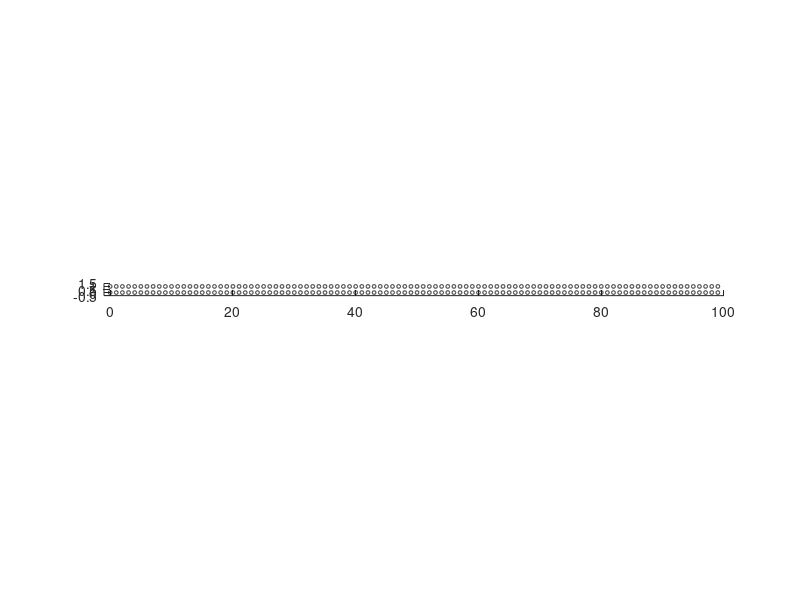

MATLAB code to generate this figure: (Note: this script raises an error after producing the figure.)
%
%
% 
%%%%%%%%%%%%%%%%%%%%%%%%%%%%%%%%%%%%
%
%
%%%%%%%%%%%%%%%%%%%%%%%%%%%%%%%%%%%%
clear all
%% Define parameters

N_L = 100;
L = 2;
N = N_L*L;
d = 1;
R = 0.3*ones(N,1);
cx_0 = d *[0:1:N_L-1]';
cx =[];
for i = 1:L
    cx = [cx; cx_0];
end
cy = [];
for i = 1:L
    cy = [cy; (i-1)*d*ones(N_L,1)];
end

cz = zeros(N,1);
[cx,ind] = sort(cx);
cy = cy(ind);
cz = cz(ind);
c = [cx cy cz];

figure, hold on
t = linspace(0,2*pi);
for n = 1:N
    plot(c(n,1)+R(n)*cos(t), c(n,2)+R(n)*sin(t),'k')  
%     text(c(n,1),c(n,2),num2str(n))
end
daspect([1 1 1])
xlim([min(cx)-1,max(cx)+1])
hold off
% close 

vol = 4*pi*R.^3/3;
k0 = 0.0000001;
delta = 1./9000;
v2 = ones(1,N);
N_multi = 2;

%%% Compute the static capacitance matrix
% Maximum order for multipole expansion (n = 0, 1, ..., N_multi)
% If we use higher order, then accuracy improves. Usually 0 is sufficiently large.
gamma_skin = 1;

% compute the normalization factor
fun = @(theta,phi,r) exp(gamma_skin*r*sin(theta)*cos(phi))*r^2*sin(theta);
int_A = int_trapez_3(fun,200,0,pi,0,2*pi,0,R(1));
A_norm = exp(gamma_skin*cx)*int_A;

%%% Compute the skin capacitance matrix using Multipole

matC_skin = MakeCmn_skin(gamma_skin,R,c,k0,N_multi);

GCM_skin = diag(delta.*v2./A_norm')*matC_skin;

%%% Compute eigenmodes
[evec_skin,eval_skin,eigen_left] = eig(GCM_skin);
[resonances_skin,I] = sort(sqrt(diag(eval_skin)),'ComparisonMethod','real');
modes_skin = evec_skin(:,I);

produce_condensation(cx,modes_skin,N)

figure
title("modes_skin")
hold on
for j = 1:N
    plot(1:N,abs(real(modes_skin(:,j))))
end
colorbar